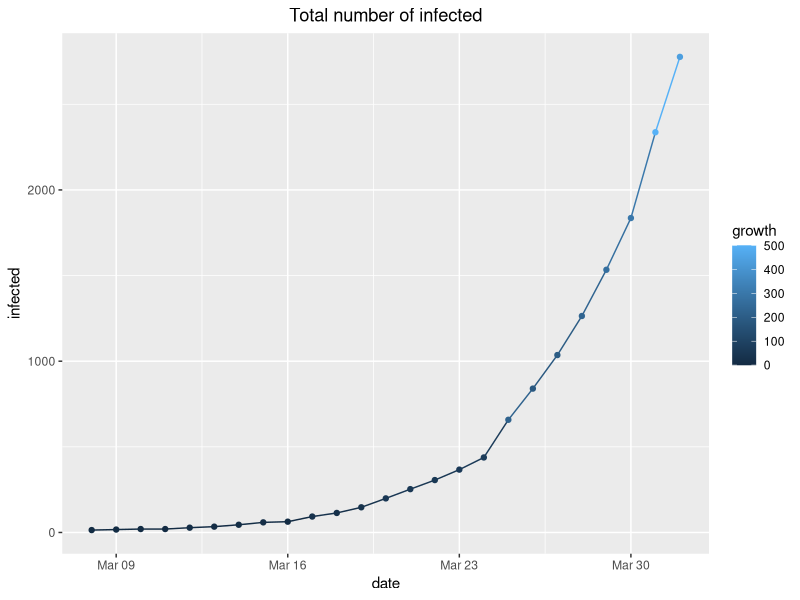
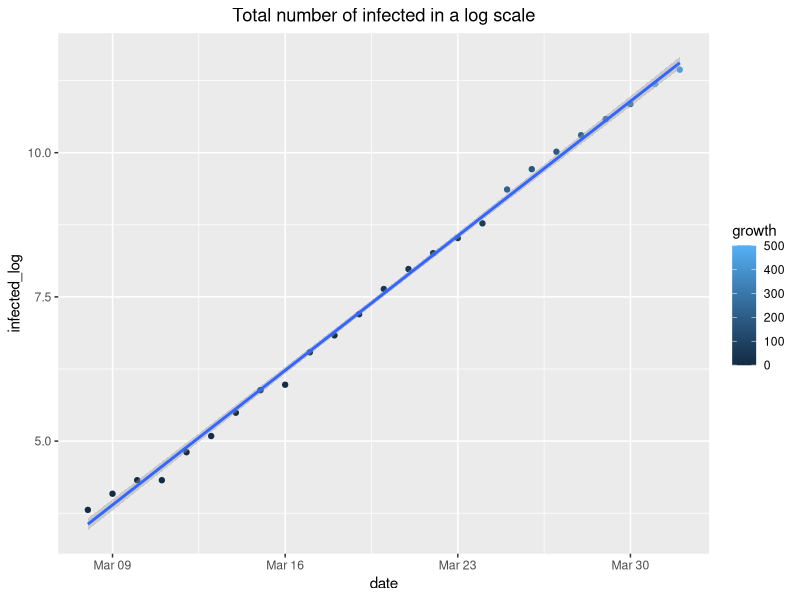
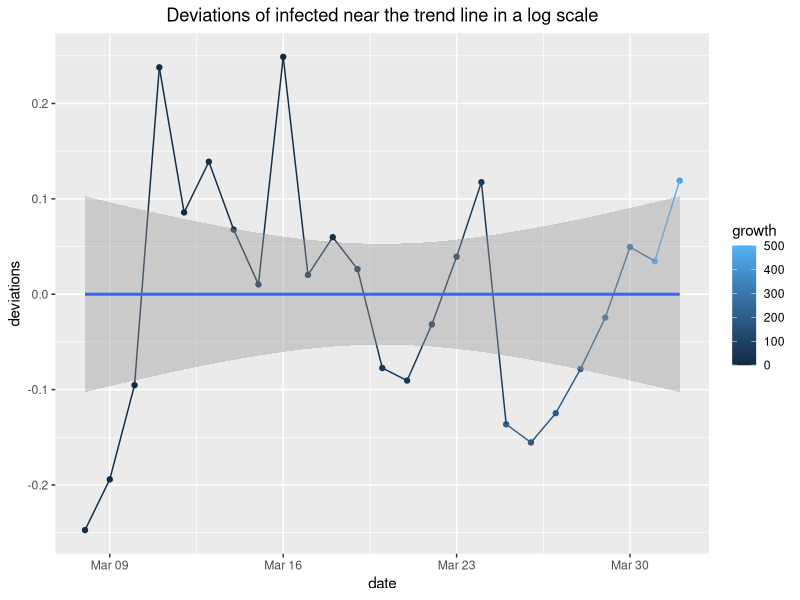

Source code (R) for these figures, in order:
#
# From Russia with COVID-19
# https://gist.github.com/timothy-makarov/c5a8d382aaa646fea47d4e0beb354e91
#

library(dplyr)
library(ggplot2)

rm(list = ls())

df <- data.frame(
  infected = c(
    1,
    2,
    3,
    6,
    6,
    7,
    10,
    14,
    17,
    20,
    20,
    28,
    34,
    45,
    59,
    63,
    93,
    114,
    147,
    199,
    253,
    306,
    367,
    438,   # https://t.me/map_mind/3435
    658,   # https://t.me/COVID2019_official/100
    840,   # https://t.me/c/1433624845/1550
    1036,  # https://t.me/COVID2019_official/113
    1264,  # https://t.me/COVID2019_official/121
    1534,  # https://t.me/COVID2019_official/128
    1836,  # https://t.me/COVID2019_official/138
    2337,  # https://t.me/COVID2019_official/153
    2777   # https://t.me/COVID2019_official/160
  )
)

df$day0 <- seq(0, length(df$infected) - 1)
df$date <- as.Date('2020-03-01') + df$day0
df$growth <- c(1, diff(df$infected))
df$infected_log <- log2(df$infected)

df <- df %>%
  filter(infected > 10)

lm1 <- lm(formula = infected_log ~ day0, data = df)
k <- lm1$coefficients[[2]]
b <- lm1$coefficients[[1]]

df$deviations <- df$day0 * k + b - df$infected_log
t.test(df$deviations)

frcst_date <- as.Date('2020-04-01')
dsm01 <- as.numeric(frcst_date - as.Date('2020-03-01')) + 1
frcst_infected <- floor(2 ^ (k * dsm01 + b))
frcst_infected

md <- data.frame(
  day0 = seq(0, 180)
)
md$date <- md$day0 + as.Date('2020-03-01')

md <- md %>%
  filter(day0 >= first(df$day0))

ggplot(df, aes(date, infected, colour = growth)) +
  geom_line() +
  geom_point() +
  ggtitle('Total number of infected') +
  theme(plot.title = element_text(hjust = 0.5))

ggplot(df, aes(date, infected_log, colour = growth)) +
  geom_point() +
  geom_smooth(method = lm, formula = y ~ x) +
  ggtitle('Total number of infected in a log scale') +
  theme(plot.title = element_text(hjust = 0.5))

ggplot(df, aes(date, deviations, colour = growth)) +
  geom_point() +
  geom_line() +
  geom_smooth(method = lm, formula = y ~ x) +
  ggtitle('Deviations of infected near the trend line in a log scale') +
  theme(plot.title = element_text(hjust = 0.5))
